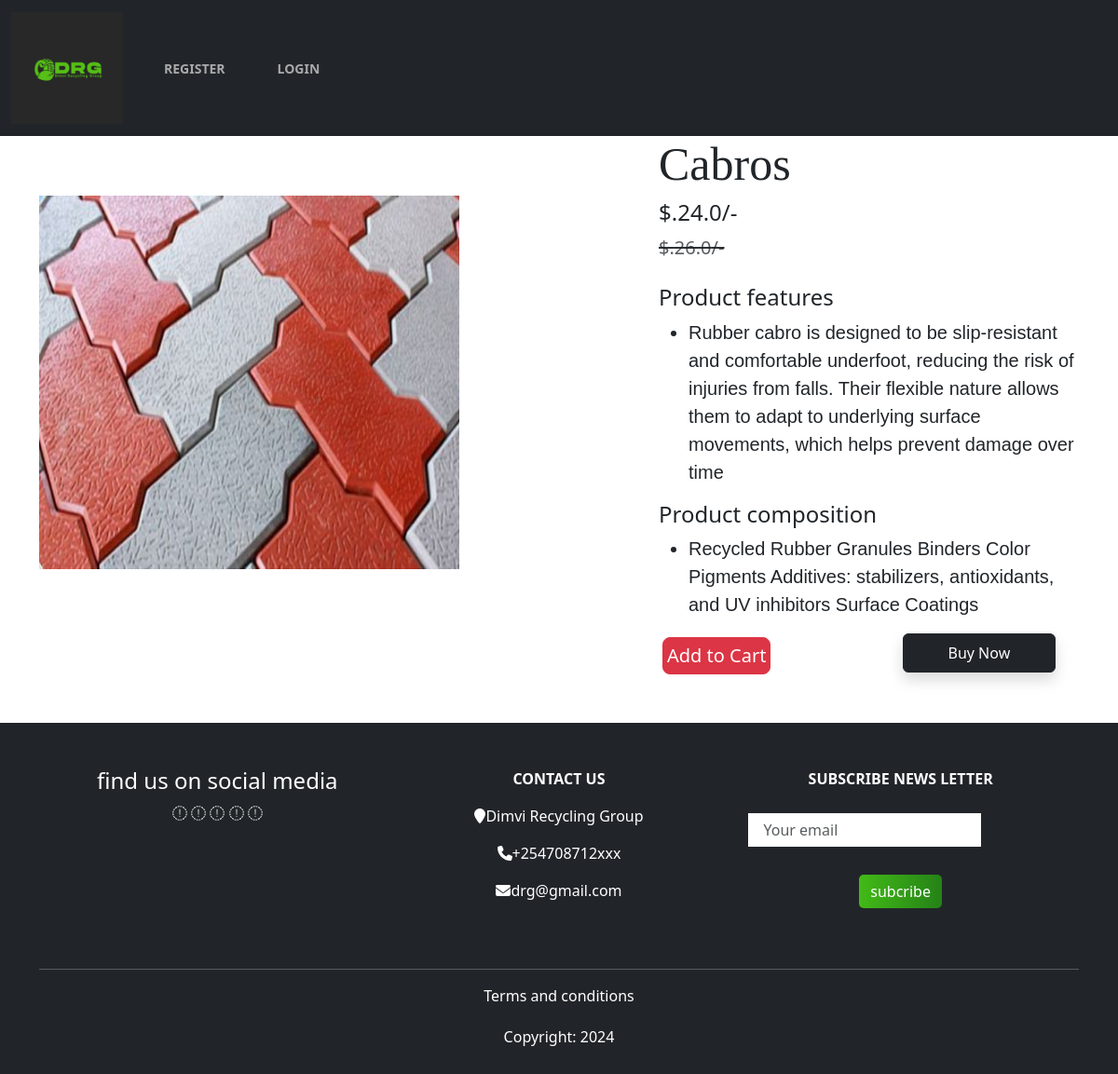
The app's page /productdetail/1 with its own data.
### app/models.py (models this page shows, shortened)
class Product(models.Model):
    title = models.CharField(max_length=100)
    selling_price = models.FloatField()
    discounted_price = models.FloatField()
    description = models.TextField()
    composition= models.TextField(default="")
    category = models.CharField(choices=CATEGORY_CHOICES, max_length=2)
    product_image = models.ImageField(upload_to='product')

### app/views.py (the view)
# urls.py: path("productdetail/<int:pk>", views.Productdetail.as_view(), name="productdetail"),
class Productdetail(View):
    def get(self, request, pk):
        product = Product.objects.get(pk=pk)
        return render(request, "app/productdetails.html", locals())

### app/templates/app/productdetails.html (shortened to what this page needs)
{% extends 'app/base.html' %}
{% load static %}
{%block main-content %}
<div class="container">
   <div class="row flex justify-content-between">
      <div class="img2 col-lg-5 mt-5">
         <img src="{{product.product_image.url}}"
            class="image col-xs-6 col-sm-12 col-lg-12 mt-3 text-sm-center w-100 h-75" alt="">
      </div>
      <div class="productdetail col-lg-5">
         <h1 style="font-family: Georgia; font-size:50px;">{{product.title}}</h1>
         <h4> $.{{product.discounted_price}}/- </h4>
         <small class="text-decoration-line-through text-muted fs-5">
            <del>$.{{product.selling_price}}/- </small></del>
         <br><br>
         <h4>Product features</h4>
         <ul class="fs-5" style="font-family:Verdana, Geneva, Tahoma, sans-serif ;">
            <li> {{product.description}} </li>
         </ul>
         <h4>Product composition</h4>
         <ul class="fs-5" style="font-family:Verdana, Geneva, Tahoma, sans-serif ;">
            <li> {{product.composition}} </li>
         </ul>
         <div class="row">
            <div class="col-6">
               <form action="/add_to_cart" class="d-inline">
                  <button type="submit"
                     class="d-grid gap-2 btn1 btn btn-danger p-1 m-1 btn-lg text-decoration -none text-white ">Add to
                     Cart</button>
               </form>
            </div>
            <div class="col-6">
               <a href="{% url 'showcart'%}" class="btn btn-dark shadow px-5 py-2 ms-4">Buy Now</a>
            </div>
         </div>
      </div>
   </div>
</div>
{% endblock main-content %}

### records on screen
Product: product_image (picture), title "Cabros", discounted_price "24.0", selling_price "26.0", description "Rubber cabro is designed to be slip-resistant and comfortable underfoot, reducing the risk of injuries from falls. Their flexible nature allows them to adapt to underlying surface movements, which helps prevent damage over time", composition "Recycled Rubber Granules Binders Color Pigments Additives: stabilizers, antioxidants, and UV inhibitors Surface Coatings"
